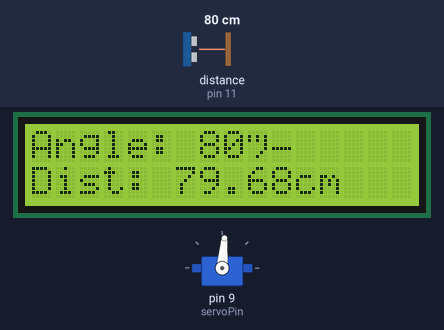
Recording of a sketch running on a simulated Arduino Uno, built with avr-gcc and run on an emulated ATmega328P. Parts: 16×2 character LCD, servo. Wiring (inferred from the names in the program): ultrasonic range finder: trigger pin 10; echo pin 11. The inputs (shaded band) are chosen by the test bench; at power-on: distance to the obstacle (sensor on pin 11) 80 cm. The echo pulse lasts 58.3 µs per cm; what the sketch prints to the serial monitor is not drawn.

Above: at 3.23 s.
3.3 s: distance to the obstacle (sensor on pin 11) set to 2 cm
At 3.46 s:
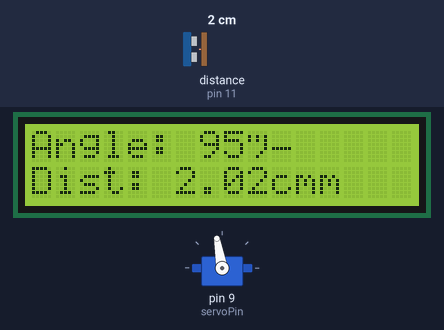
5.0 s: distance to the obstacle (sensor on pin 11) set to 18 cm
At 5.07 s:
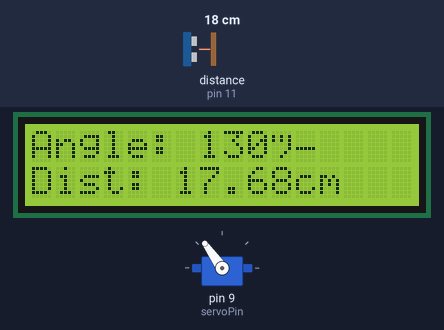
6.8 s: distance to the obstacle (sensor on pin 11) set to 12 cm
At 6.85 s:
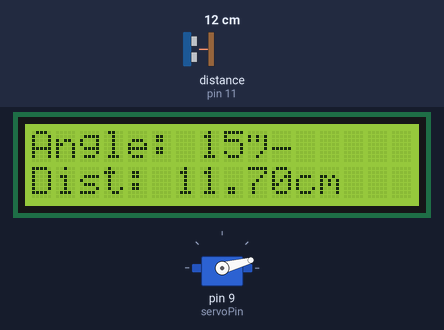
9.8 s: distance to the obstacle (sensor on pin 11) set to 9 cm
At 9.87 s:
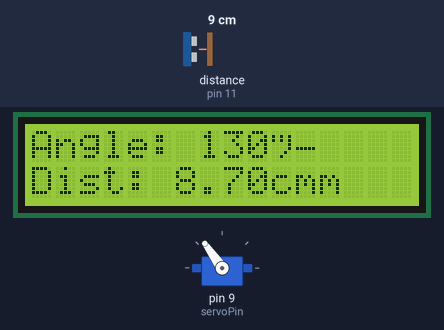
Timing chart, 0 to 13.0 s (numbered marks = the images above; inputs shaded):
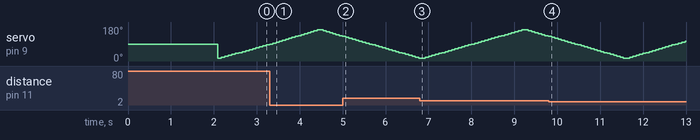

Measured:
- the behaviour switches between 11 and 10 cm on distance to the obstacle (sensor on pin 11) (found by bisection; images 3 and 4)
- after the input at 5.0 s, the display: changes after 0.07 s (image 2)
- after the input at 9.8 s, the display: changes after 0.07 s (image 4)

The sketch:

Radar-sensor.ino
```cpp
#include <Servo.h>
#include <Wire.h>
#include <LiquidCrystal_I2C.h>

// LCD Setup (Address: 0x27 or 0x3F)
LiquidCrystal_I2C lcd(0x3F, 16, 2);

// Servo Setup
Servo radarServo;
const int servoPin = 9;

// Ultrasonic Sensor Pins
const int trigPin = 10;
const int echoPin = 11;

// Radar Scanning Settings
const int minAngle = 15;   // Start angle (avoid 0° for servo safety)
const int maxAngle = 165;  // End angle
const int stepAngle = 5;   // Degree increment per step

void setup() {
  Serial.begin(9600);  // For debugging

  // Initialize LCD
  lcd.init();
  lcd.backlight();
  lcd.clear();
  lcd.setCursor(0, 0);
  lcd.print("Radar System");
  lcd.setCursor(0, 1);
  lcd.print("Scanning...");

  // Attach Servo
  radarServo.attach(servoPin);

  // Ultrasonic Pins
  pinMode(trigPin, OUTPUT);
  pinMode(echoPin, INPUT);

  delay(2000);
  lcd.clear();
}

void loop() {
  // Forward Sweep (15° → 165°)
  for (int angle = minAngle; angle <= maxAngle; angle += stepAngle) {
    updateRadar(angle);
  }

  // Reverse Sweep (165° → 15°)
  for (int angle = maxAngle; angle >= minAngle; angle -= stepAngle) {
    updateRadar(angle);
  }
}

void updateRadar(int angle) {
  radarServo.write(angle);  // Move servo
  delay(50);                // Stabilize

  float distance = getDistance();  // Measure distance

  // Display on LCD
  lcd.setCursor(0, 0);
  lcd.print("Angle: ");
  lcd.print(angle);
  lcd.print("° ");

  lcd.setCursor(0, 1);
  lcd.print("Dist: ");
  if (distance == 0) {
    lcd.print("---");
  } else {
    lcd.print(distance);
    lcd.print("cm");
  }

  // Serial Output (for plotting)
  Serial.print(angle);
  Serial.print(",");
  Serial.println(distance);
}

float getDistance() {
  digitalWrite(trigPin, LOW);
  delayMicroseconds(2);
  digitalWrite(trigPin, HIGH);
  delayMicroseconds(10);
  digitalWrite(trigPin, LOW);

  long duration = pulseIn(echoPin, HIGH);
  float distance = duration * 0.0343 / 2;  // Convert to cm

  // Filter out invalid readings
  if (distance > 400 || distance < 2) distance = 0;

  return distance;
}
```
